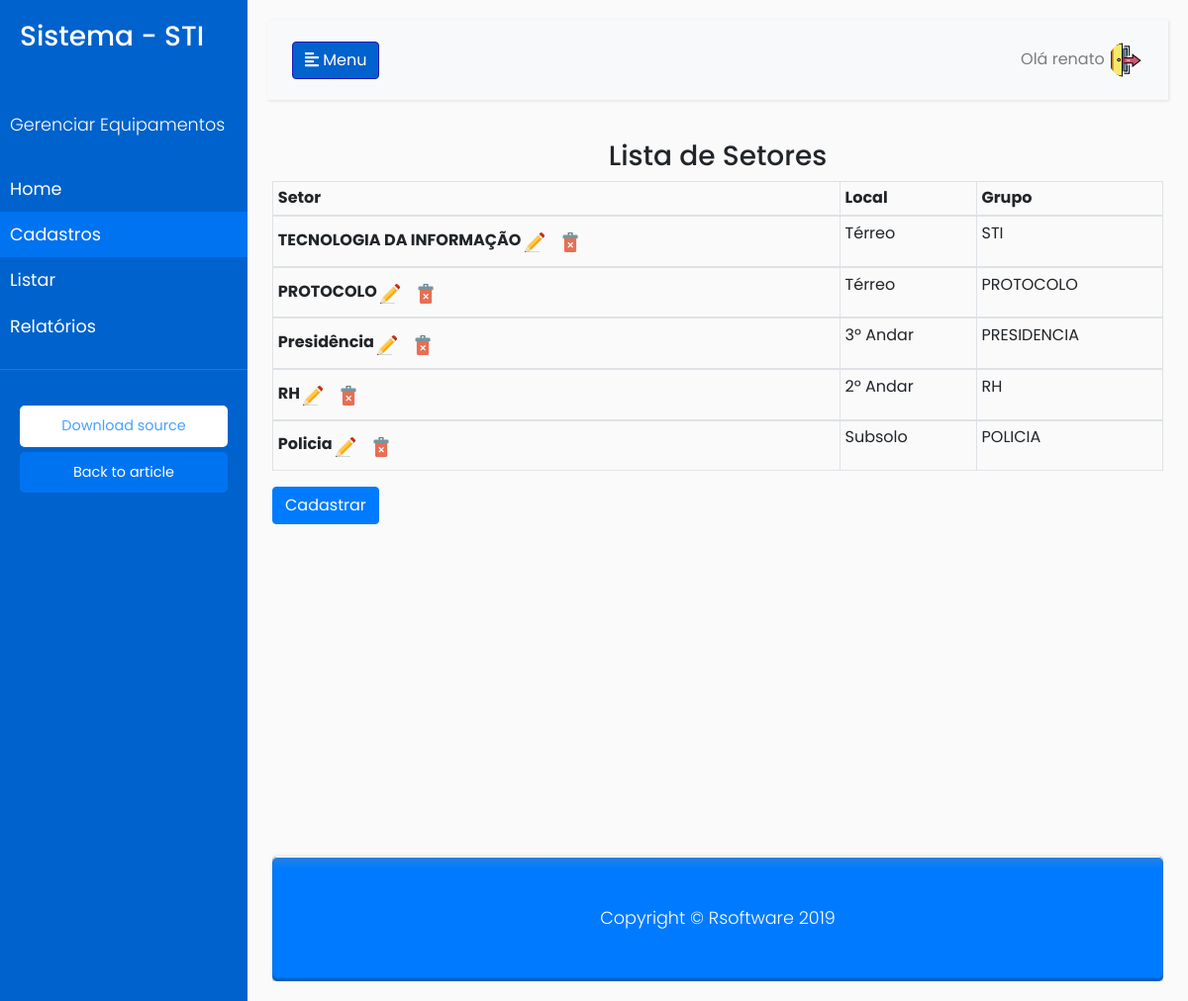
/setores/list/ (signed in), run on the app's committed database.
### setores/models.py (models this page shows, shortened)
class Setor(models.Model):
    nome_setor = models.CharField(max_length=30, unique=True)
    localizacao = models.CharField(max_length=8, choices=LOCAL_CHOICES)
    grupo = models.CharField(max_length=30)

### setores/views.py (the view)
# urls.py: path('list/', setores_list, name="setores_list"),
@login_required
def setores_list(request):
    setores = Setor.objects.all()
    return render(request, 'setores.html', {'setores': setores})

### setores/templates/setores.html (shortened to what this page needs)
{% extends 'base.html' %}
{% load static %}
{% block main %}
<h3 text align="center">Lista de Setores</h3>
  <div class="list-setores">
  <div class="table-responsive">
    <table id="tabela-set"  class="table table-bordered table-sm">
            <thead>
                <tr>
                    <th scope="col">Setor</th>
                    <th scope="col">Local</th>
                    <th scope="col">Grupo</th>
                </tr>
            </thead>
    <tbody>
    {% for setor in setores %}
    <tr>
        <th scope="row">{{ setor.nome_setor }}
            <div class="btn-group" id="tabela_setor">
                <a class="navbar-brand" href="{% url 'setores_update' setor.id %}">
                    <img src="{% static 'assets/img/edit.png' %}" width="20" height="20" alt="">
                </a>
                <a class="navbar-brand" href="{% url 'setores_delete' setor.id %}">
                  <img src="{% static 'assets/img/delete.png' %}" width="20" height="20" alt="">
                </a>
            </div>
	    <td>{{ setor.localizacao }}</td>
	    <td>{{ setor.grupo }}</td>
    </div>
    </div>
</th>
</tr>
{% endfor %}
<div class="btn-group btn-group-toggle">
    <a href="{% url 'setores_new' %}"><button type="button" class="btn btn-primary">
    Cadastrar</button></a>
</div>
{% endblock %}

### templates/base.html (shortened to what this page needs)
{% load static %}
<!DOCTYPE html>
<html>
<head>
    <link rel="stylesheet" href="https://stackpath.bootstrapcdn.com/bootstrap/4.1.0/css/bootstrap.min.css"
>
    <link rel="stylesheet" href="{% static 'assets/css/style.css' %}">
</head>
<body>
    <div class="wrapper">
        <nav id="sidebar">
            <div class="sidebar-header">
                <h3>Sistema - STI</h3>
            </div>
            <ul class="list-unstyled components">
                <p>Gerenciar Equipamentos</p>
                <li>
                    <a href="{% url 'home' %}">Home</a>
                </li>
                <li class="active">
                    <a href="#homeSubmenu" data-toggle="collapse" aria-expanded="false">Cadastros</a>
                </li>
                <li>
                    <a href="#pageSubmenu" data-toggle="collapse" aria-expanded="false">Listar</a>
                </li>
                <li>
                    <a href="{% url 'relatorios' %}">Relatórios</a>
                </li>
            </ul>
            <ul class="list-unstyled CTAs">
                <li><a href="https://bootstrapious.com/tutorial/files/sidebar.zip" class="download">Download source</a>
                </li>
                <li><a href="https://bootstrapious.com/p/bootstrap-sidebar" class="article">Back to article</a></li>
            </ul>
        </nav>
        <div id="content">
            <nav class="navbar navbar-expand-lg navbar-light bg-light">
                <div class="container-fluid">
                    <button type="button" id="sidebarCollapse" class="btn btn-info">
                        <i class="fas fa-align-left"></i>
                        <span>Menu</span>
                    </button>
                    <div class="collapse navbar-collapse" id="navbarSupportedContent">
                        <ul class="nav navbar-nav ml-auto">
                            <li class="nav-item dropdown">
                                {% if user.is_authenticated %}
                                <a class="nav-link pr-0" id="navbarDropdownUser" href="#" role="button"
                                    data-toggle="dropdown" aria-haspopup="true" aria-expanded="false">
                                    Olá {{ user.username }}
                                    <img class="rounded-circle" src="{% static 'assets/img/renato.png' %}" alt=""
                                        width="35px" height="35px">
                                    {% else %}
                                    <a href="{% url 'login' %}" class="btn btn-light">Entrar</a>
                                    {% endif %}
                                </a>
                            </li>
                        </ul>
                    </div>
                </div>
            </nav>
            {% block main %}
            {% endblock %}
            <footer class="py-5 bg-primary">
                <div class="container">
                    <p class="m-0 text-center text-white">Copyright &copy; Rsoftware 2019</p>
                </div>
            </footer>
</body>
</html>

### static/assets/css/style.css (style rules this page uses)
body { font-family: 'Poppins', sans-serif; background: #fafafa; }
p { font-family: 'Poppins', sans-serif; font-size: 1.1em; font-weight: 300; line-height: 1.7em; color: #999; }
footer { margin-top: 336px; box-shadow: 0 0 1px rgba(0, 0, 0, 0.3), 0 3px 7px rgba(0, 0, 0, 0.3), inset 0 1px rgba(255,255,255,1), inset 0 -3px 2px rgba(0,0,0,0.25); border-radius: 5px; background: linear-gradient(#2981df, #007bff 10%); }
a, a:hover, a:focus { color: inherit; text-decoration: none; transition: all 0.3s; }
.navbar { padding: 15px 10px; background: #fff; border: none; border-radius: 0; margin-bottom: 40px; box-shadow: 1px 1px 3px rgba(0, 0, 0, 0.1); }
.wrapper { display: flex; width: 100%; align-items: stretch; }
#sidebar { min-width: 250px; max-width: 250px; background: #0062cc; color: #fff; transition: all 0.3s; }
#sidebar .sidebar-header { padding: 20px; background: #0062cc; }
#sidebar ul.components { padding: 20px 0; border-bottom: 1px solid #47748b; }
#sidebar ul p { color: #fff; padding: 10px; }
#sidebar ul li a { padding: 10px; font-size: 1.1em; display: block; }
#sidebar ul li.active>a, a[aria-expanded="true"] { color: #fff; background: #007bffb8; }
a[data-toggle="collapse"] { position: relative; }
ul.CTAs { padding: 20px; }
ul.CTAs a { text-align: center; font-size: 0.9em !important; display: block; border-radius: 5px; margin-bottom: 5px; }
a.download { background: #fff; color: #007bffb8; }
a.article, a.article:hover { background: #007bffb8 !important; color: #fff !important; }
#content { width: 100%; padding: 20px; min-height: 100vh; transition: all 0.3s; }
.btn-info { background-color: #0062cc; border-color: #2217b8; }
.list-setores { margin-left: 5px; margin-right: 5px; }

### data on the page
Setor: nome_setor "TECNOLOGIA DA INFORMAÇÃO", localizacao "Térreo", grupo "STI"
Setor: nome_setor "PROTOCOLO", localizacao "Térreo", grupo "PROTOCOLO"
Setor: nome_setor "Presidência", localizacao "3º Andar", grupo "PRESIDENCIA"
Setor: nome_setor "RH", localizacao "2º Andar", grupo "RH"
Setor: nome_setor "Policia", localizacao "Subsolo", grupo "POLICIA"

### other printed values
{{ user.username }} "renato"
